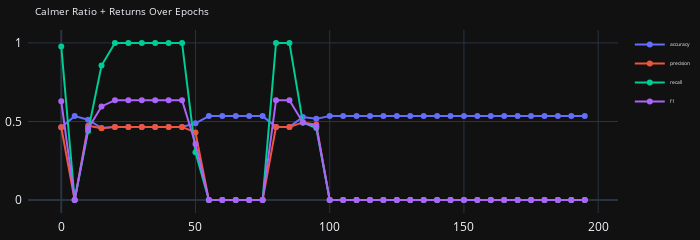
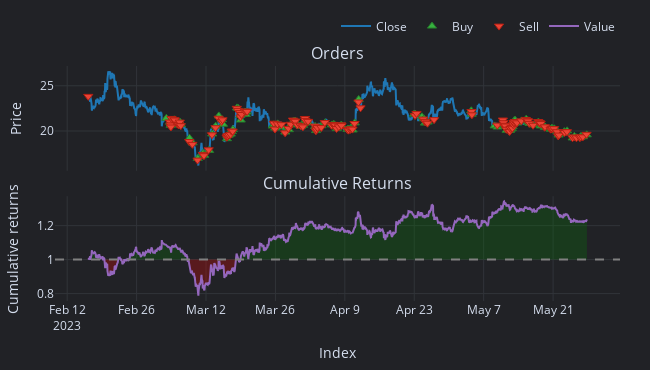
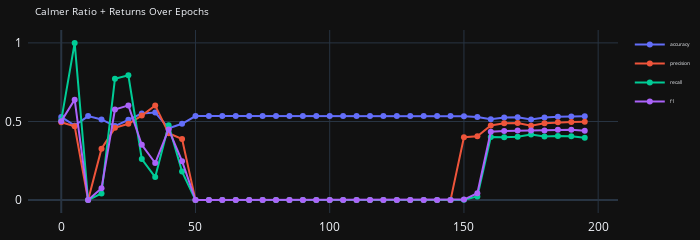
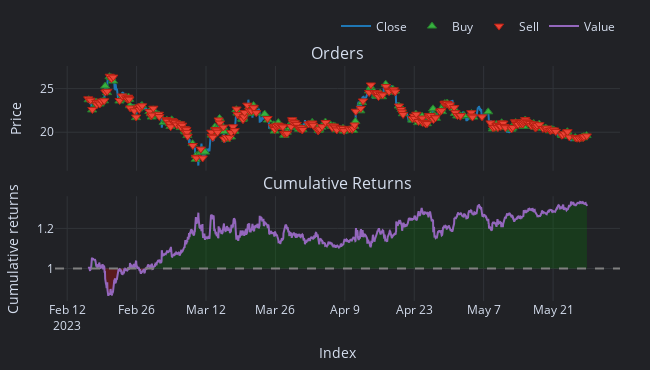

The code cell stored with these charts, in order, in its notebook:
### Code cell
num_epochs = 200
print_epochs = 5
num_trials = 3

def objective(trial):
    
    random.seed(42)
    np.random.seed(42)
    torch.manual_seed(42)
    torch.use_deterministic_algorithms(True)

    hist = np.zeros(num_epochs)

    feature_idx = 89 # trial.suggest_int('feature_idx', 0, X_train_tensor.shape[2] - 1)
    X_train_selected = X_train_tensor[:, :, feature_idx:feature_idx+1]
    X_val_selected = X_val_tensor[:, :, feature_idx:feature_idx+1]
    # X_test_selected = X_test_tensor[:, :, feature_idx:feature_idx+1]
    
    # Move tensors to the MPS device
    X_train_selected_gpu = X_train_selected.float().to(device)
    X_val_selected_gpu = X_val_selected.float().to(device)
    y_train_tensor_gpu = y_train_tensor.long().to(device)
    y_val_tensor_gpu = y_val_tensor.long().to(device)
    
    out_dims = len(np.unique(y_train_tensor.cpu().numpy()))
    if binary:
        out_dims = 1
        y_train_tensor_gpu = y_train_tensor.float().to(device)
        y_val_tensor_gpu = y_val_tensor.float().to(device)
    
    # Create the model with bidirectional LSTM
    model = BiLSTMClassifierWithAttention(input_dim=X_train_selected.shape[-1], hidden_dim=hidden_dim, num_layers=num_layers, output_dim=out_dims, dropout_rate=dropout_rate).to(device)
    optimiser = torch.optim.Adam(model.parameters(), lr=learning_rate)
    scheduler = optim.lr_scheduler.StepLR(optimiser, step_size=step_size, gamma=gamma)
    criterion = nn.CrossEntropyLoss(weight=class_weights_tensor)
    if binary:
        criterion = nn.BCEWithLogitsLoss()
        y_val_tensor_gpu = y_val_tensor_gpu.unsqueeze(1)
        


    # rolling_window = deque(maxlen=rolling_window_size)
    epoch_nums_1 = []
    calmer_return = []
    val_loss = []
    accuracy = []
    precision = []
    recall = []
    f1 = []        
   
    model.train()
    for epoch in range(num_epochs): 
        optimiser.zero_grad()   
        output = model(X_train_selected_gpu)
        output = torch.squeeze(output)  # This removes the extra dimension
        loss = criterion(output, y_train_tensor_gpu)  # Ensure y_train is of type torch.long
        # if epoch % print_epochs == 0:  # Adjust logging frequency according to your preference
        #     print(f"Epoch {epoch}, Loss: {loss.item()}")
        loss.backward()
        optimiser.step()
        scheduler.step()

        # Optional: Calculate and print accuracy or other metrics every few epochs
        if epoch % print_epochs == 0:  # Adjust as needed
            # Set the model to evaluation mode for accuracy calculation
            validation_results = validate_multi_with_metrics(model, criterion, X_val_selected_gpu, y_val_tensor_gpu, device)
            if binary:
                validation_results = validate_binary_with_metrics(model, criterion, X_val_selected_gpu, y_val_tensor_gpu, device)
            epoch_nums_1.append(epoch)
            accuracy.append(validation_results['accuracy'])
            val_loss.append(validation_results['loss'])
            precision.append(validation_results['precision'])
            recall.append(validation_results['recall'])
            f1.append(validation_results['f1'])


    plot_vals(epoch_nums_1, accuracy, precision, recall, f1)
    backtest(model, X_val_selected_gpu)
    return loss.item()

sampler = optuna.samplers.TPESampler(seed=42)
study = optuna.create_study(direction='minimize', sampler=sampler)
study.optimize(objective, n_trials=num_trials)

print('Best trial:', study.best_trial.params)

### Figure 1 — Plotly figure (JSON) as saved in the notebook; plotly's stock layout.template omitted (floating-point values rounded to 4 significant figures)
{"data": [{"mode": "lines+markers", "name": "accuracy", "type": "scatter", "x": [0, 5, 10, 15, 20, 25, 30, 35, 40, 45, 50, 55, 60, 65, 70, 75, 80, 85, 90, 95, 100, 105, 110, 115, 120, 125, 130, 135, 140, 145, 150, 155, 160, 165, 170, 175, 180, 185, 190, 195], "y": [0.4629, 0.5342, 0.511, 0.4588, 0.4658, 0.4658, 0.4658, 0.4658, 0.4658, 0.4658, 0.4886, 0.5342, 0.5342, 0.5342, 0.5342, 0.5342, 0.4658, 0.4658, 0.5288, 0.5168, 0.5342, 0.5342, 0.5342, 0.5342, 0.5342, 0.5342, 0.5342, 0.5342, 0.5342, 0.5342, 0.5342, 0.5342, 0.5342, 0.5342, 0.5342, 0.5342, 0.5342, 0.5342, 0.5342, 0.5342]}, {"mode": "lines+markers", "name": "precision", "type": "scatter", "x": [0, 5, 10, 15, 20, 25, 30, 35, 40, 45, 50, 55, 60, 65, 70, 75, 80, 85, 90, 95, 100, 105, 110, 115, 120, 125, 130, 135, 140, 145, 150, 155, 160, 165, 170, 175, 180, 185, 190, 195], "y": [0.4637, 0, 0.4732, 0.4568, 0.4658, 0.4658, 0.4658, 0.4658, 0.4658, 0.4658, 0.4307, 0, 0, 0, 0, 0, 0.4658, 0.4658, 0.4942, 0.4804, 0, 0, 0, 0, 0, 0, 0, 0, 0, 0, 0, 0, 0, 0, 0, 0, 0, 0, 0, 0]}, {"mode": "lines+markers", "name": "recall", "type": "scatter", "x": [0, 5, 10, 15, 20, 25, 30, 35, 40, 45, 50, 55, 60, 65, 70, 75, 80, 85, 90, 95, 100, 105, 110, 115, 120, 125, 130, 135, 140, 145, 150, 155, 160, 165, 170, 175, 180, 185, 190, 195], "y": [0.9769, 0, 0.4391, 0.856, 1, 1, 1, 1, 1, 1, 0.304, 0, 0, 0, 0, 0, 1, 1, 0.4933, 0.4587, 0, 0, 0, 0, 0, 0, 0, 0, 0, 0, 0, 0, 0, 0, 0, 0, 0, 0, 0, 0]}, {"mode": "lines+markers", "name": "f1", "type": "scatter", "x": [0, 5, 10, 15, 20, 25, 30, 35, 40, 45, 50, 55, 60, 65, 70, 75, 80, 85, 90, 95, 100, 105, 110, 115, 120, 125, 130, 135, 140, 145, 150, 155, 160, 165, 170, 175, 180, 185, 190, 195], "y": [0.6289, 0, 0.4555, 0.5957, 0.6356, 0.6356, 0.6356, 0.6356, 0.6356, 0.6356, 0.3564, 0, 0, 0, 0, 0, 0.6356, 0.6356, 0.4938, 0.4693, 0, 0, 0, 0, 0, 0, 0, 0, 0, 0, 0, 0, 0, 0, 0, 0, 0, 0, 0, 0]}], "layout": {"autosize": false, "height": 150, "legend": {"font": {"size": 5}}, "margin": {"b": 5, "l": 5, "pad": 5, "r": 5, "t": 30}, "title": {"font": {"size": 10}, "text": "Calmer Ratio + Returns Over Epochs"}, "width": 700}}

### Figure 2 — Plotly figure (JSON) as saved in the notebook; plotly's stock layout.template omitted (floating-point values rounded to 4 significant figures; data arrays with more than 128 entries replaced by an {"elided": "..."} marker saying what was removed)
{"data": [{"legendgroup": "0", "line": {"color": "#1f77b4"}, "mode": "lines", "name": "Close", "showlegend": true, "type": "scatter", "uid": "aea4bca6-cb6f-4ae7-bfe9-3052ddad1cb8", "x": {"elided": "2415 str values"}, "xaxis": "x", "y": {"elided": "2415 float values"}, "yaxis": "y"}, {"customdata": {"elided": "132x9 mixed values"}, "hovertemplate": "<br>Order Id: %{customdata[0]}\n<br>Signal Index: %{customdata[1]}\n<br>Creation Index: %{customdata[2]}\n<br>Fill Index: %{customdata[3]}\n<br>Size: %{customdata[4]:,}\n<br>Price: %{customdata[5]:,}\n<br>Fees: %{customdata[6]:,}\n<br>Type: %{customdata[7]}\n<br>Stop Type: %{customdata[8]}", "marker": {"color": "#37B13F", "line": {"color": "rgb(38,123,44)", "width": 1}, "size": 8, "symbol": "triangle-up"}, "mode": "markers", "name": "Buy", "type": "scatter", "uid": "dbc165b7-8c2d-416f-ba75-2d2e158c060f", "x": {"elided": "132 str values"}, "xaxis": "x", "y": {"elided": "132 float values"}, "yaxis": "y"}, {"customdata": {"elided": "132x9 mixed values"}, "hovertemplate": "<br>Order Id: %{customdata[0]}\n<br>Signal Index: %{customdata[1]}\n<br>Creation Index: %{customdata[2]}\n<br>Fill Index: %{customdata[3]}\n<br>Size: %{customdata[4]:,}\n<br>Price: %{customdata[5]:,}\n<br>Fees: %{customdata[6]:,}\n<br>Type: %{customdata[7]}\n<br>Stop Type: %{customdata[8]}", "marker": {"color": "#EA4335", "line": {"color": "rgb(181,31,18)", "width": 1}, "size": 8, "symbol": "triangle-down"}, "mode": "markers", "name": "Sell", "type": "scatter", "uid": "95b8ed56-a8c0-4aea-b5f3-7a2f9bd910bb", "x": {"elided": "132 str values"}, "xaxis": "x", "y": {"elided": "132 float values"}, "yaxis": "y"}, {"hoverinfo": "skip", "line": {"color": "rgba(0, 0, 0, 0)", "width": 0}, "mode": "lines", "opacity": 0, "showlegend": false, "type": "scatter", "uid": "e032eb0a-a3a9-4099-a1b7-73a124d73100", "x": {"elided": "2415 str values"}, "xaxis": "x2", "y": {"elided": "2415 int values"}, "yaxis": "y2"}, {"connectgaps": false, "fill": "tonexty", "fillcolor": "rgba(0, 128, 0, 0.25)", "hoverinfo": "skip", "line": {"color": "rgba(0, 0, 0, 0)", "width": 0}, "mode": "lines", "opacity": 0, "showlegend": false, "type": "scatter", "uid": "9f6ad03e-853e-499d-a378-f659f2e966ee", "x": {"elided": "2415 str values"}, "xaxis": "x2", "y": {"elided": "2415 float values"}, "yaxis": "y2"}, {"hoverinfo": "skip", "line": {"color": "rgba(0, 0, 0, 0)", "width": 0}, "mode": "lines", "opacity": 0, "showlegend": false, "type": "scatter", "uid": "20ab723d-235b-4440-ab41-d85fb07c95bf", "x": {"elided": "2415 str values"}, "xaxis": "x2", "y": {"elided": "2415 int values"}, "yaxis": "y2"}, {"connectgaps": false, "fill": "tonexty", "fillcolor": "rgba(255, 0, 0, 0.25)", "hoverinfo": "skip", "line": {"color": "rgba(0, 0, 0, 0)", "width": 0}, "mode": "lines", "opacity": 0, "showlegend": false, "type": "scatter", "uid": "bed63a79-ae1f-4da6-bc65-ce8cb12e5ead", "x": {"elided": "2415 str values"}, "xaxis": "x2", "y": {"elided": "2415 float values"}, "yaxis": "y2"}, {"legendgroup": "1", "line": {"color": "#9467bd"}, "mode": "lines", "name": "Value", "showlegend": true, "type": "scatter", "uid": "5771bc4e-082a-4a2f-9901-6e0f503f3d40", "x": {"elided": "2415 str values"}, "xaxis": "x2", "y": {"elided": "2415 float values"}, "yaxis": "y2"}, {"hoverinfo": "skip", "line": {"color": "rgba(0, 0, 0, 0)", "width": 0}, "mode": "lines", "opacity": 0, "showlegend": false, "type": "scatter", "uid": "0891e447-6108-474a-b4d4-7a7c7365cb10", "x": {"elided": "2415 str values"}, "xaxis": "x2", "y": {"elided": "2415 int values"}, "yaxis": "y2"}], "layout": {"annotations": [{"font": {"size": 16}, "showarrow": false, "text": "Orders", "x": 0.5, "xanchor": "center", "xref": "paper", "y": 1, "yanchor": "bottom", "yref": "paper"}, {"font": {"size": 16}, "showarrow": false, "text": "Cumulative Returns", "x": 0.5, "xanchor": "center", "xref": "paper", "y": 0.4459, "yanchor": "bottom", "yref": "paper"}], "height": 370, "legend": {"orientation": "h", "traceorder": "normal", "x": 1, "xanchor": "right", "y": 1.108, "yanchor": "bottom"}, "margin": {"b": 30, "l": 30, "r": 30, "t": 30}, "shapes": [{"line": {"color": "gray", "dash": "dash"}, "type": "line", "x0": 0, "x1": 1, "xref": "paper", "y0": 1, "y1": 1, "yref": "y2"}], "showlegend": true, "width": 650, "xaxis": {"anchor": "y", "domain": [0, 1], "matches": "x2", "showticklabels": false}, "xaxis2": {"anchor": "y2", "domain": [0, 1], "title": {"text": "Index"}}, "yaxis": {"anchor": "x", "domain": [0.5541, 1], "title": {"text": "Price"}}, "yaxis2": {"anchor": "x2", "domain": [0, 0.4459], "title": {"text": "Cumulative returns"}}}}

### Figure 3 — Plotly figure (JSON) as saved in the notebook; plotly's stock layout.template omitted (floating-point values rounded to 4 significant figures)
{"data": [{"mode": "lines+markers", "name": "accuracy", "type": "scatter", "x": [0, 5, 10, 15, 20, 25, 30, 35, 40, 45, 50, 55, 60, 65, 70, 75, 80, 85, 90, 95, 100, 105, 110, 115, 120, 125, 130, 135, 140, 145, 150, 155, 160, 165, 170, 175, 180, 185, 190, 195], "y": [0.5292, 0.4737, 0.5342, 0.513, 0.4708, 0.5118, 0.5511, 0.5573, 0.4571, 0.4857, 0.5342, 0.5342, 0.5342, 0.5342, 0.5342, 0.5342, 0.5342, 0.5342, 0.5342, 0.5342, 0.5342, 0.5342, 0.5342, 0.5342, 0.5342, 0.5342, 0.5342, 0.5342, 0.5342, 0.5342, 0.5337, 0.5292, 0.5143, 0.5259, 0.5263, 0.5126, 0.5255, 0.5304, 0.5321, 0.5329]}, {"mode": "lines+markers", "name": "precision", "type": "scatter", "x": [0, 5, 10, 15, 20, 25, 30, 35, 40, 45, 50, 55, 60, 65, 70, 75, 80, 85, 90, 95, 100, 105, 110, 115, 120, 125, 130, 135, 140, 145, 150, 155, 160, 165, 170, 175, 180, 185, 190, 195], "y": [0.4948, 0.4695, 0, 0.3265, 0.4595, 0.4853, 0.5375, 0.6022, 0.426, 0.3886, 0, 0, 0, 0, 0, 0, 0, 0, 0, 0, 0, 0, 0, 0, 0, 0, 0, 0, 0, 0, 0.4, 0.4062, 0.4747, 0.4891, 0.4897, 0.4737, 0.4887, 0.4951, 0.4973, 0.4983]}, {"mode": "lines+markers", "name": "recall", "type": "scatter", "x": [0, 5, 10, 15, 20, 25, 30, 35, 40, 45, 50, 55, 60, 65, 70, 75, 80, 85, 90, 95, 100, 105, 110, 115, 120, 125, 130, 135, 140, 145, 150, 155, 160, 165, 170, 175, 180, 185, 190, 195], "y": [0.5076, 1, 0, 0.0427, 0.7716, 0.7938, 0.2613, 0.1467, 0.4756, 0.1813, 0, 0, 0, 0, 0, 0, 0, 0, 0, 0, 0, 0, 0, 0, 0, 0, 0, 0, 0, 0, 0.0018, 0.0231, 0.4009, 0.4, 0.4027, 0.4169, 0.4044, 0.408, 0.4062, 0.3964]}, {"mode": "lines+markers", "name": "f1", "type": "scatter", "x": [0, 5, 10, 15, 20, 25, 30, 35, 40, 45, 50, 55, 60, 65, 70, 75, 80, 85, 90, 95, 100, 105, 110, 115, 120, 125, 130, 135, 140, 145, 150, 155, 160, 165, 170, 175, 180, 185, 190, 195], "y": [0.5011, 0.639, 0, 0.0755, 0.576, 0.6024, 0.3517, 0.2359, 0.4494, 0.2473, 0, 0, 0, 0, 0, 0, 0, 0, 0, 0, 0, 0, 0, 0, 0, 0, 0, 0, 0, 0, 0.0035, 0.0437, 0.4347, 0.4401, 0.442, 0.4435, 0.4426, 0.4474, 0.4472, 0.4416]}], "layout": {"autosize": false, "height": 150, "legend": {"font": {"size": 5}}, "margin": {"b": 5, "l": 5, "pad": 5, "r": 5, "t": 30}, "title": {"font": {"size": 10}, "text": "Calmer Ratio + Returns Over Epochs"}, "width": 700}}

### Figure 4 — Plotly figure (JSON) as saved in the notebook; plotly's stock layout.template omitted (floating-point values rounded to 4 significant figures; data arrays with more than 128 entries replaced by an {"elided": "..."} marker saying what was removed)
{"data": [{"legendgroup": "0", "line": {"color": "#1f77b4"}, "mode": "lines", "name": "Close", "showlegend": true, "type": "scatter", "uid": "ac35c4a8-e6cb-4db7-9205-441a10fef0ec", "x": {"elided": "2415 str values"}, "xaxis": "x", "y": {"elided": "2415 float values"}, "yaxis": "y"}, {"customdata": {"elided": "250x9 mixed values"}, "hovertemplate": "<br>Order Id: %{customdata[0]}\n<br>Signal Index: %{customdata[1]}\n<br>Creation Index: %{customdata[2]}\n<br>Fill Index: %{customdata[3]}\n<br>Size: %{customdata[4]:,}\n<br>Price: %{customdata[5]:,}\n<br>Fees: %{customdata[6]:,}\n<br>Type: %{customdata[7]}\n<br>Stop Type: %{customdata[8]}", "marker": {"color": "#37B13F", "line": {"color": "rgb(38,123,44)", "width": 1}, "size": 8, "symbol": "triangle-up"}, "mode": "markers", "name": "Buy", "type": "scatter", "uid": "a67a93bf-7157-4b6a-8ab5-fa2587e9d034", "x": {"elided": "250 str values"}, "xaxis": "x", "y": {"elided": "250 float values"}, "yaxis": "y"}, {"customdata": {"elided": "251x9 mixed values"}, "hovertemplate": "<br>Order Id: %{customdata[0]}\n<br>Signal Index: %{customdata[1]}\n<br>Creation Index: %{customdata[2]}\n<br>Fill Index: %{customdata[3]}\n<br>Size: %{customdata[4]:,}\n<br>Price: %{customdata[5]:,}\n<br>Fees: %{customdata[6]:,}\n<br>Type: %{customdata[7]}\n<br>Stop Type: %{customdata[8]}", "marker": {"color": "#EA4335", "line": {"color": "rgb(181,31,18)", "width": 1}, "size": 8, "symbol": "triangle-down"}, "mode": "markers", "name": "Sell", "type": "scatter", "uid": "7f60cebe-6c7d-478c-82f4-ae6263029736", "x": {"elided": "251 str values"}, "xaxis": "x", "y": {"elided": "251 float values"}, "yaxis": "y"}, {"hoverinfo": "skip", "line": {"color": "rgba(0, 0, 0, 0)", "width": 0}, "mode": "lines", "opacity": 0, "showlegend": false, "type": "scatter", "uid": "befbfe46-4d96-45ce-90d7-fe55e407b658", "x": {"elided": "2415 str values"}, "xaxis": "x2", "y": {"elided": "2415 int values"}, "yaxis": "y2"}, {"connectgaps": false, "fill": "tonexty", "fillcolor": "rgba(0, 128, 0, 0.25)", "hoverinfo": "skip", "line": {"color": "rgba(0, 0, 0, 0)", "width": 0}, "mode": "lines", "opacity": 0, "showlegend": false, "type": "scatter", "uid": "6b1a9402-a868-4f48-861d-b3e77603e959", "x": {"elided": "2415 str values"}, "xaxis": "x2", "y": {"elided": "2415 float values"}, "yaxis": "y2"}, {"hoverinfo": "skip", "line": {"color": "rgba(0, 0, 0, 0)", "width": 0}, "mode": "lines", "opacity": 0, "showlegend": false, "type": "scatter", "uid": "cd16e5a8-7e91-4831-b0ca-44e1e5db1219", "x": {"elided": "2415 str values"}, "xaxis": "x2", "y": {"elided": "2415 int values"}, "yaxis": "y2"}, {"connectgaps": false, "fill": "tonexty", "fillcolor": "rgba(255, 0, 0, 0.25)", "hoverinfo": "skip", "line": {"color": "rgba(0, 0, 0, 0)", "width": 0}, "mode": "lines", "opacity": 0, "showlegend": false, "type": "scatter", "uid": "9bdadbca-1a7d-42d0-8269-acfb4761f709", "x": {"elided": "2415 str values"}, "xaxis": "x2", "y": {"elided": "2415 float values"}, "yaxis": "y2"}, {"legendgroup": "1", "line": {"color": "#9467bd"}, "mode": "lines", "name": "Value", "showlegend": true, "type": "scatter", "uid": "d1a54014-7e66-489a-a8d0-e9344d8afdfd", "x": {"elided": "2415 str values"}, "xaxis": "x2", "y": {"elided": "2415 float values"}, "yaxis": "y2"}, {"hoverinfo": "skip", "line": {"color": "rgba(0, 0, 0, 0)", "width": 0}, "mode": "lines", "opacity": 0, "showlegend": false, "type": "scatter", "uid": "67046aa4-f9f9-43ec-aa1c-cadfd8c418b8", "x": {"elided": "2415 str values"}, "xaxis": "x2", "y": {"elided": "2415 int values"}, "yaxis": "y2"}], "layout": {"annotations": [{"font": {"size": 16}, "showarrow": false, "text": "Orders", "x": 0.5, "xanchor": "center", "xref": "paper", "y": 1, "yanchor": "bottom", "yref": "paper"}, {"font": {"size": 16}, "showarrow": false, "text": "Cumulative Returns", "x": 0.5, "xanchor": "center", "xref": "paper", "y": 0.4459, "yanchor": "bottom", "yref": "paper"}], "height": 370, "legend": {"orientation": "h", "traceorder": "normal", "x": 1, "xanchor": "right", "y": 1.108, "yanchor": "bottom"}, "margin": {"b": 30, "l": 30, "r": 30, "t": 30}, "shapes": [{"line": {"color": "gray", "dash": "dash"}, "type": "line", "x0": 0, "x1": 1, "xref": "paper", "y0": 1, "y1": 1, "yref": "y2"}], "showlegend": true, "width": 650, "xaxis": {"anchor": "y", "domain": [0, 1], "matches": "x2", "showticklabels": false}, "xaxis2": {"anchor": "y2", "domain": [0, 1], "title": {"text": "Index"}}, "yaxis": {"anchor": "x", "domain": [0.5541, 1], "title": {"text": "Price"}}, "yaxis2": {"anchor": "x2", "domain": [0, 0.4459], "title": {"text": "Cumulative returns"}}}}
